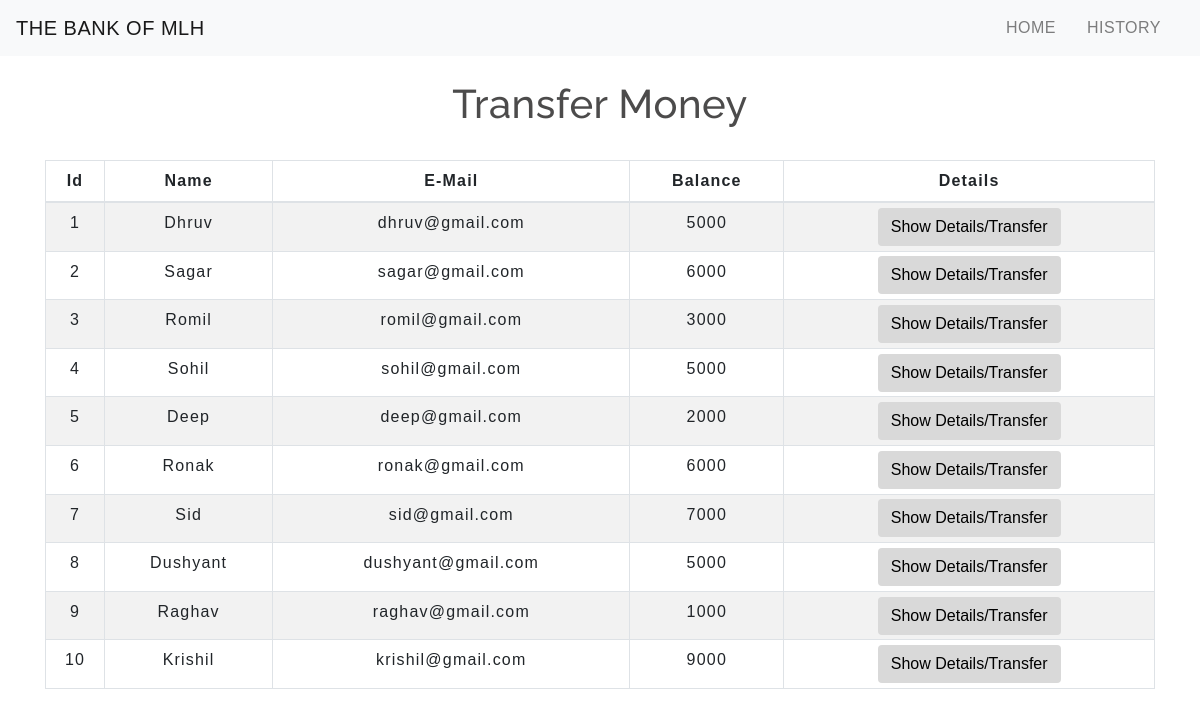
The app's page /transfermoney.php with its own data.
### tables this page shows
CREATE TABLE `users` (
  `id` int(5) NOT NULL,
  `name` text NOT NULL,
  `email` varchar(30) NOT NULL,
  `balance` int(8) NOT NULL
);

### transfermoney.php (the view, shortened to what this page needs)
<!DOCTYPE html>
<html lang="en">
<head>
    <link rel="stylesheet" href="https://maxcdn.bootstrapcdn.com/bootstrap/4.0.0/css/bootstrap.min.css">
    <link rel="stylesheet" type="text/css" href="css/table.css">
    <link rel="stylesheet" type="text/css" href="css/navbar.css">
</head>
<body>
<?php
    include 'config.php';
    $sql = "SELECT * FROM users";
    $result = mysqli_query($conn,$sql);
?>
<?php
  include 'navbar.php';
?>
<div class="container">
        <h2 class="text-center pt-4">Transfer Money</h2>
        <br>
            <div class="row">
                <div class="col">
                    <div class="table-responsive-sm">
                    <table class="table table-hover table-sm table-striped table-condensed table-bordered">
                        <thead>
                            <tr>
                            <th scope="col" class="text-center py-2">Id</th>
                            <th scope="col" class="text-center py-2">Name</th>
                            <th scope="col" class="text-center py-2">E-Mail</th>
                            <th scope="col" class="text-center py-2">Balance</th>
                            <th scope="col" class="text-center py-2">Details</th>
                            </tr>
                        </thead>
                        <tbody>
                <?php
                    while($rows=mysqli_fetch_assoc($result)){
                ?>
                    <tr>
                        <td class="py-2"><?php echo $rows['id'] ?></td>
                        <td class="py-2"><?php echo $rows['name']?></td>
                        <td class="py-2"><?php echo $rows['email']?></td>
                        <td class="py-2"><?php echo $rows['balance']?></td>
                        <td><a href="selecteduserdetail.php?id= <?php echo $rows['id'] ;?>"> <button type="button" class="btn">Show Details/Transfer</button></a></td>
                    </tr>
                <?php
                    }
                ?>
                        </tbody>
                    </table>
                    </div>
                </div>
            </div>
         </div>
</body>
</html>

### navbar.php (shortened to what this page needs)
<nav class="navbar navbar-expand-md navbar-light bg-light">
<a class="navbar-brand" href="index.php">THE BANK OF MLH</a>
<div class="collapse navbar-collapse" id="collapsibleNavbar">
      <ul class="navbar-nav ml-auto">
        <li class="nav-item">
          <a class="nav-link" href="index.php">HOME</a>
        </li>
        <li class="nav-item">
          <a class="nav-link" href="transactionhistory.php">HISTORY</a>
        </li>
    </div>
 </nav>

### css/table.css (style rules this page uses)
* { padding: 0; margin: 0; box-sizing: border-box; font-family: sans-serif; }
h2 { font-size: 40px; }
table { letter-spacing: 1.2px; }
td { text-align: center; }
button { border:none; background: #d9d9d9; transition: 1s; }

### css/navbar.css (style rules this page uses)
.nav-link { margin-right: 15px; color:#2F363F; letter-spacing: 0.5px; transition: 0.5s; }
.navbar-brand { color: #4C4B4B; letter-spacing: 0.5px; }
h2 { color: #4C4B4B; letter-spacing: 0.5px; font-family: raleway; }

### transfermoney.php (style rules this page uses)
button { transition: 1.5s; }

### records on screen
users: id "1", name "Dhruv", email "dhruv@gmail.com", balance "5000"
users: id "2", name "Sagar", email "sagar@gmail.com", balance "6000"
users: id "3", name "Romil", email "romil@gmail.com", balance "3000"
users: id "4", name "Sohil", email "sohil@gmail.com", balance "5000"
users: id "5", name "Deep", email "deep@gmail.com", balance "2000"
users: id "6", name "Ronak", email "ronak@gmail.com", balance "6000"
users: id "7", name "Sid", email "sid@gmail.com", balance "7000"
users: id "8", name "Dushyant", email "dushyant@gmail.com", balance "5000"
users: id "9", name "Raghav", email "raghav@gmail.com", balance "1000"
users: id "10", name "Krishil", email "krishil@gmail.com", balance "9000"
